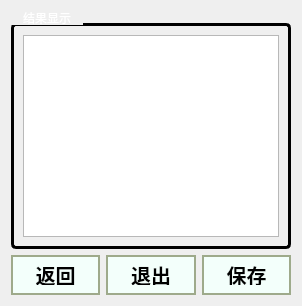
      <widget class="QWidget" name="page_dig1data">
       <property name="styleSheet">
        <string notr="true">page_dig1data {
    border-image: url(:/img/images/5.jpg) 0 0 0 0 stretch stretch;
}
</string>
       </property>
       <layout class="QVBoxLayout" name="verticalLayout_102">
        <item>
         <layout class="QVBoxLayout" name="verticalLayout_42" stretch="12,1">
          <item>
           <layout class="QVBoxLayout" name="verticalLayout_63">
            <item>
             <widget class="QGroupBox" name="groupBox_24">
              <property name="styleSheet">
               <string notr="true">QGroupBox {
	color: white;
    border: 3px solid ffffff;
    border-radius: 5px;             
    margin-top: 12px;                               
    font: bold 24px &quot;微软雅黑&quot;;       
}

QGroupBox::title {
    subcontrol-origin: margin;     
    subcontrol-position: top left;  
    padding: 0 10px;                
}
</string>
              </property>
              <property name="title">
               <string>结果显示</string>
              </property>
              <layout class="QVBoxLayout" name="verticalLayout_73" stretch="2">
               <item>
                <layout class="QVBoxLayout" name="verticalLayout_95">
                 <item>
                  <widget class="QTextBrowser" name="Browerdig1data"/>
                 </item>
                </layout>
               </item>
              </layout>
             </widget>
            </item>
           </layout>
          </item>
          <item>
           <layout class="QHBoxLayout" name="horizontalLayout_54">
            <item>
             <layout class="QHBoxLayout" name="horizontalLayout_55">
              <item>
               <widget class="QPushButton" name="btn_backdig1data">
                <property name="styleSheet">
                 <string notr="true">QPushButton { 
    color: rgb(0, 0, 0);
	background-color: rgb(243, 255, 251);                        
    border: 2px solid rgb(158, 170, 139);      
    border-radius: 0px;                          
    font-weight: bold;  
    padding: 8px 12px;  
    font-weight: bold;
    font-size: 20px;     
    min-width: 60px;   
    min-height: 20px;    
}

QPushButton:hover {
    background-color: rgb(180, 220, 255);    
}

QPushButton:pressed {
    background-color: rgb(150, 200, 255);    
}</string>
                </property>
                <property name="text">
                 <string>返回</string>
                </property>
               </widget>
              </item>
             </layout>
            </item>
            <item>
             <layout class="QHBoxLayout" name="horizontalLayout_56">
              <item>
               <widget class="QPushButton" name="btn_exitdig1data">
                <property name="styleSheet">
                 <string notr="true">QPushButton { 
    color: rgb(0, 0, 0);
	background-color: rgb(243, 255, 251);                        
    border: 2px solid rgb(158, 170, 139);      
    border-radius: 0px;                          
    font-weight: bold;  
    padding: 8px 12px;  
    font-weight: bold;
    font-size: 20px;     
    min-width: 60px;   
    min-height: 20px;    
}

QPushButton:hover {
    background-color: rgb(180, 220, 255);    
}

QPushButton:pressed {
    background-color: rgb(150, 200, 255);    
}</string>
                </property>
                <property name="text">
                 <string>退出</string>
                </property>
               </widget>
              </item>
             </layout>
            </item>
            <item>
             <layout class="QHBoxLayout" name="horizontalLayout_83">
              <item>
               <widget class="QPushButton" name="btn_savedig1data">
                <property name="styleSheet">
                 <string notr="true">QPushButton { 
    color: rgb(0, 0, 0);
	background-color: rgb(243, 255, 251);                        
    border: 2px solid rgb(158, 170, 139);      
    border-radius: 0px;                          
    font-weight: bold;  
    padding: 8px 12px;  
    font-weight: bold;
    font-size: 20px;     
    min-width: 60px;   
    min-height: 20px;    
}

QPushButton:hover {
    background-color: rgb(180, 220, 255);    
}

QPushButton:pressed {
    background-color: rgb(150, 200, 255);    
}</string>
                </property>
                <property name="text">
                 <string>保存</string>
                </property>
               </widget>
              </item>
             </layout>
            </item>
           </layout>
          </item>
         </layout>
        </item>
       </layout>
      </widget>
